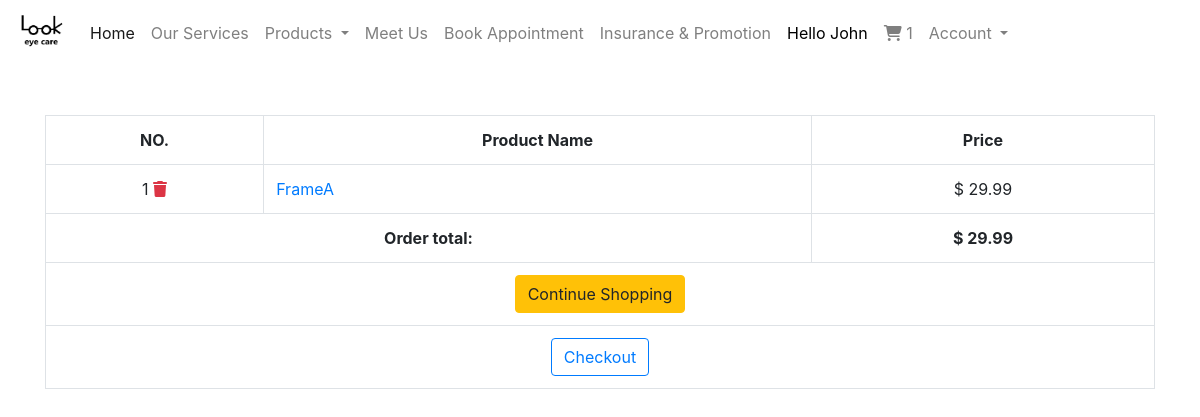
The page /cart/ (signed in) on the database as committed earlier.
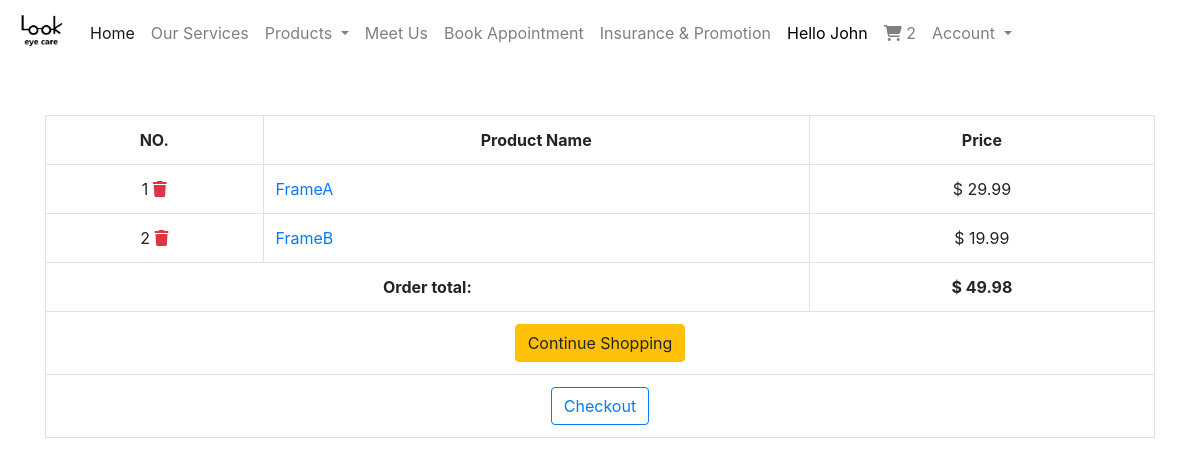
The same page on the database as committed later.
### controller/models.py (models this page shows, shortened)
class User(AbstractUser):
    pass

class Cart(models.Model):
    user = models.ForeignKey(settings.AUTH_USER_MODEL, related_name='cart', on_delete=models.CASCADE)
    items = models.ManyToManyField(CartItem)
    ref_code = models.CharField(max_length=22)
    def get_total(self):
        return self.items.all().aggregate(order_total=Sum('product__price'))['order_total']

class CartItem(models.Model):
    product = models.ForeignKey(Product, related_name='cart_item', on_delete=models.CASCADE)
    slug = AutoSlugField(populate_from='product', unique_with='product')

### product/models.py (models this page shows, shortened)
class Product(models.Model):
    name = models.CharField(max_length=100)
    category = models.CharField(max_length=50, default='Frame', blank=True)
    description = models.TextField(default='', blank=True)
    price = models.DecimalField(max_digits=8, decimal_places=2, blank=True)
    inventory = models.IntegerField(default=0, blank=True)
    image = models.ImageField(default=0, blank=True, null=True)
    slug = AutoSlugField(populate_from='name')
    objects = ProductManager()

### controller/views.py (the view)
# urls.py: path('cart/', cart_view, name='cart'),
@login_required
def cart_view(request):
    cart = get_object_or_404(Cart, user=request.user)
    context = {
        'cart': cart
    }
    return render(request, 'cart.html', context)

### controller/templatetags/cart_template_tags.py (called while the page is built)
@register.filter
def cart_item_count(user):
    if user.is_authenticated:
        qs = Cart.objects.filter(user=user)
        if qs.exists():
            return qs[0].items.count()
    return 0

### templates/cart.html (shortened to what this page needs)
{% extends "base.html" %}
{% load humanize %}
{% block content %}
  <table class="table table-hover table-bordered text-center">
    <tr class="text-center">
      <th>NO.</th>
      <th>Product Name</th>
      <th>Price</th>
    </tr>
    {% for item in cart.items.all %}
      <tr>
        <td>
          {{ forloop.counter }}
          <span>
            <a class="text-danger"
               href="{% url 'controller:remove_from_cart' item.slug %}">
            <i class="fas fa-trash "></i>
            </a>
          </span>
        </td>
        <td class="text-left">
          <a href="{% url 'product:product_detail' item.product.slug %}">{{ item.product.name }}</a>
        </td>
        <td>$ {{ item.product.price|intcomma }}</td>
      </tr>
    {% empty %}
      <tr>
        <td colspan="3">
          There is nothing in your cart
        </td>
      </tr>
    {% endfor %}
    {% if cart.get_total %}
      <tr>
        <td colspan="2">
          <strong class="pull-right">Order total: </strong>
        </td>
        <td colspan="1">
          <strong>$ {{ cart.get_total|intcomma|floatformat:-2 }}</strong>
        </td>
      </tr>
    {% endif %}
    <tr>
      <td colspan="3">
        <a href="{% url 'product:product_list' %}" class="btn btn-warning">
          {% if cart.get_total %}
            Continue Shopping
          {% else %}
            Add items to your cart
          {% endif %}
        </a>
      </td>
    </tr>
    {% if cart.get_total %}
      <tr>
        <td colspan="3">
          <a class="btn btn-outline-primary pull-left"
             href="{% url 'controller:checkout' %}">Checkout</a>
        </td>
      </tr>
    {% endif %}
  </table>
{% endblock content %}

### templates/navbar.html (shortened to what this page needs)
{% load static %}
{% load cart_template_tags %}
<div class="fixed-top">
  <nav class="navbar navbar-expand-lg navbar-light bg-white">
    <img class="navbar-brand" src="{% static 'logo.jpg' %}" , height="50px" , width="50px">
    <div class="collapse navbar-collapse" id="navbarSupportedContent">
      <ul class="navbar-nav mr-auto">
        <li class="nav-item active">
          <a class="nav-link" href="{% url 'controller:home' %}">Home<span class="sr-only">(current)</span></a>
        </li>
        <li class="nav-item">
          <a class="nav-link" href="#">Our Services</a>
        </li>
        <li class="nav-item dropdown">
          <a class="nav-link dropdown-toggle" href="#" id="navbarDropdown" role="button" data-toggle="dropdown"
             aria-haspopup="true" aria-expanded="false">
            Products
          </a>
        </li>
        <li class="nav-item">
          <a class="nav-link" href="#">Meet Us</a>
        </li>
        <li class="nav-item">
          <a class="nav-link" href="#">Book Appointment</a>
        </li>
        <li class="nav-item">
          <a class="nav-link" href="#">Insurance & Promotion</a>
        </li>
        {% if request.user.is_authenticated %}
          <li class="nav-item mr-auto">
            {% if request.user.first_name != '' %}
              <a class="nav-link" style="color: black">Hello {{ request.user.first_name|title }}</a>
            {% else %}
              <a class="nav-link" style="color: black">Hello {{ request.user.username }}</a>
            {% endif %}
          </li>
          <li class="nav-item mr-auto">
            <a class="nav-link" href="{% url 'controller:cart' %}">
              <i class="fas fa-shopping-cart"></i>
              {{ request.user|cart_item_count }}
            </a>
          </li>
          <li class="nav-item dropdown">
            <a class="nav-link dropdown-toggle" href="#" id="navbarDropdown" role="button" data-toggle="dropdown"
               aria-haspopup="true" aria-expanded="false">
              Account
            </a>
          </li>
        {% endif %}
      </ul>
    </div>
  </nav>
</div>

Rows that differ between the two databases and show on the page:
changed User "John": user|cart_item_count "1" → "2"
added CartItem: product.name "FrameB", product.price "19.99"
changed Cart: get_total "29.99" → "49.98"
